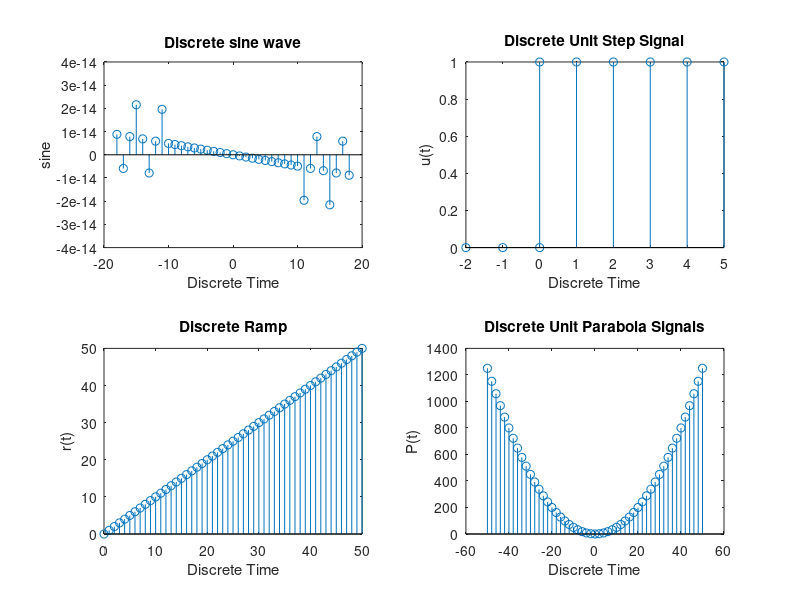
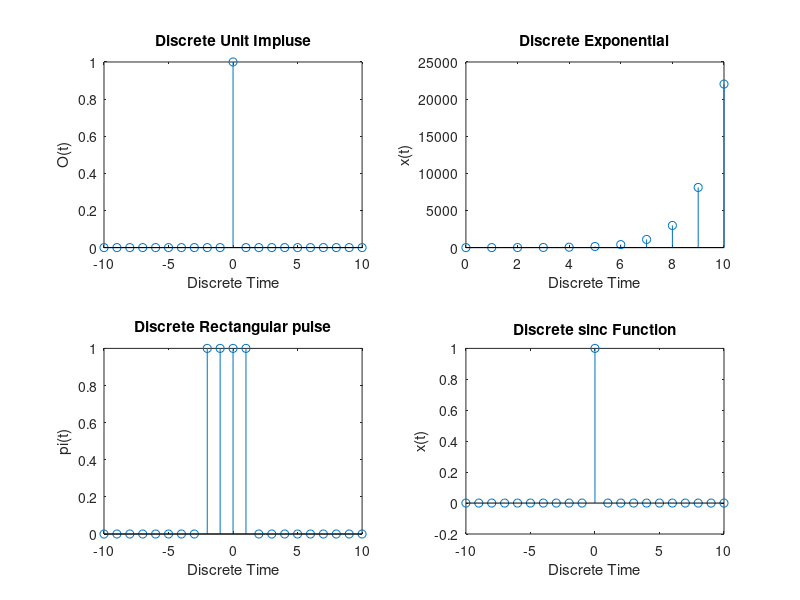
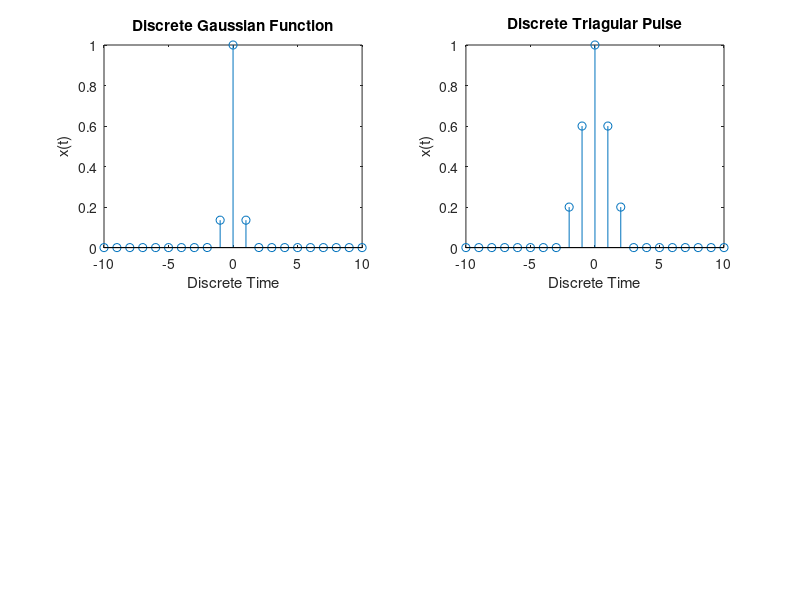

Write the MATLAB code that produced these figures, in order.
%Generation of Signals 
clc; 
clear all; 
close all; 
 
%Discrete SINE  
t1=-18:1:18; 
x1=2*sin(2*pi*1*t1); 
subplot(2,2,1); 
stem(t1,x1); 
xlabel('Discrete Time'); 
ylabel('sine'); 
title('Discrete sine wave'); 
 
 
%Discrete Unit Step Signal 
t2=[-2:0 0:5];  
x2=[zeros(1,3) ones(1,6)]; 
subplot(2,2,2); 
stem(t2,x2); 
xlabel('Discrete Time'); 
ylabel('u(t)'); 
title('Discrete Unit Step Signal'); 
 
%Discrete Ramp 
t3=0:1:50; 
x3=t3; 
subplot(2,2,3); 
stem(t3,x3); 
xlabel('Discrete Time'); 
ylabel('r(t)'); 
title('Discrete Ramp'); 
 
%Discrete Unit Parabola Signals 
t4=-50:2:50; 
x4=(1/2)*(t4.^2); 
subplot(2,2,4); 
stem(t4,x4); 
xlabel('Discrete Time'); 
ylabel('P(t)'); 
title('Discrete Unit Parabola Signals'); 
 
figure; 
 
%Discrete Unit Impluse 
t5=-10:1:10; 
x5=t5==0; 
subplot(2,2,1); 
stem(t5,x5); 
xlabel('Discrete Time'); 
ylabel('O(t)'); 
title('Discrete Unit Impluse'); 
 
%Discrete Exponential  
t6=0:1:10; 
x6=exp(t6); 
subplot(2,2,2); 
stem(t6,x6); 
xlabel('Discrete Time'); 
ylabel('x(t)'); 
title('Discrete Exponential'); 
 
%Discrete Rectangular pulse 
t7=-10:1:10; 
x7=rectpuls(t7,4); 
subplot(2,2,3); 
stem(t7,x7); 
xlabel('Discrete Time'); 
ylabel('pi(t)'); 
title('Discrete Rectangular pulse'); 
 
%Discrete Sinc Function 
t8=-10:1:10; 
x8=sinc(t8); 
subplot(2,2,4); 
stem(t8,x8); 
xlabel('Discrete Time'); 
ylabel('x(t)'); 
title('Discrete sinc Function'); 
 
figure; 
%Discrete Gaussian Function 
t9=-10:1:10; 
x9=exp(-2*((t9).^2)); 
subplot(2,2,1); 
stem(t9,x9); 
xlabel('Discrete Time'); 
ylabel('x(t)'); 
title('Discrete Gaussian Function'); 
 
%Discrete Triagular Pulse 
t10=-10:1:10; 
x10=tripuls(t10,5); 
subplot(2,2,2); 
stem(t10,x10); 
xlabel('Discrete Time'); 
ylabel('x(t)'); 
title('Discrete Triagular Pulse');
